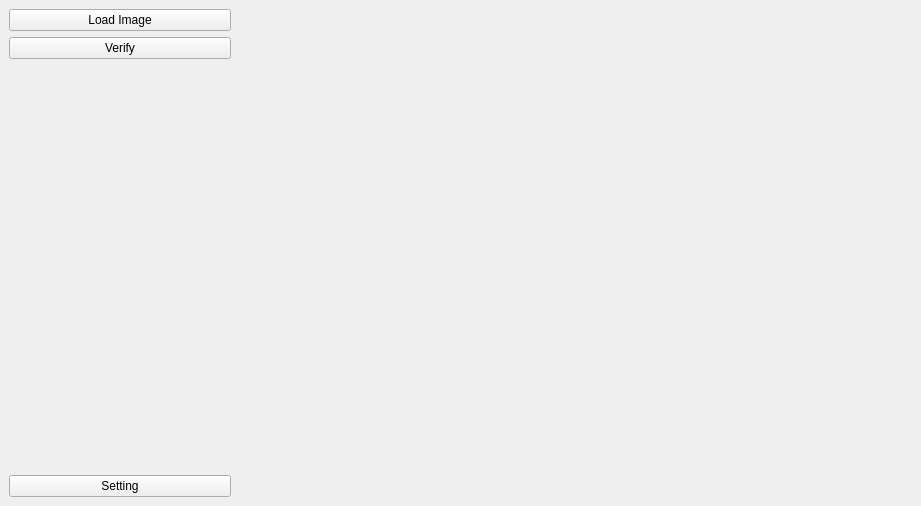
<?xml version="1.0" encoding="UTF-8"?>
<ui version="4.0">
 <class>MainWindow</class>
 <widget class="QMainWindow" name="MainWindow">
  <property name="geometry">
   <rect>
    <x>0</x>
    <y>0</y>
    <width>921</width>
    <height>506</height>
   </rect>
  </property>
  <property name="sizePolicy">
   <sizepolicy hsizetype="Preferred" vsizetype="Preferred">
    <horstretch>0</horstretch>
    <verstretch>0</verstretch>
   </sizepolicy>
  </property>
  <property name="minimumSize">
   <size>
    <width>921</width>
    <height>506</height>
   </size>
  </property>
  <property name="windowTitle">
   <string>ADSI Decryptor</string>
  </property>
  <widget class="QWidget" name="centralwidget">
   <layout class="QVBoxLayout" name="verticalLayout">
    <property name="leftMargin">
     <number>0</number>
    </property>
    <property name="topMargin">
     <number>0</number>
    </property>
    <property name="rightMargin">
     <number>0</number>
    </property>
    <property name="bottomMargin">
     <number>0</number>
    </property>
    <item>
     <widget class="QSplitter" name="splitSidebar">
      <property name="sizePolicy">
       <sizepolicy hsizetype="Expanding" vsizetype="Preferred">
        <horstretch>0</horstretch>
        <verstretch>0</verstretch>
       </sizepolicy>
      </property>
      <property name="minimumSize">
       <size>
        <width>0</width>
        <height>0</height>
       </size>
      </property>
      <property name="orientation">
       <enum>Qt::Horizontal</enum>
      </property>
      <property name="handleWidth">
       <number>1</number>
      </property>
      <widget class="QFrame" name="sidebarPanel">
       <property name="minimumSize">
        <size>
         <width>1</width>
         <height>1</height>
        </size>
       </property>
       <property name="maximumSize">
        <size>
         <width>240</width>
         <height>16777215</height>
        </size>
       </property>
       <property name="accessibleName">
        <string>sidebar</string>
       </property>
       <property name="frameShape">
        <enum>QFrame::NoFrame</enum>
       </property>
       <property name="frameShadow">
        <enum>QFrame::Raised</enum>
       </property>
       <layout class="QVBoxLayout" name="verticalLayout_3">
        <item>
         <widget class="QPushButton" name="btnImageLoad">
          <property name="text">
           <string>Load Image</string>
          </property>
         </widget>
        </item>
        <item>
         <widget class="QPushButton" name="btnImageExport">
          <property name="text">
           <string>Verify</string>
          </property>
         </widget>
        </item>
        <item>
         <spacer name="verticalSpacer">
          <property name="orientation">
           <enum>Qt::Vertical</enum>
          </property>
          <property name="sizeHint" stdset="0">
           <size>
            <width>17</width>
            <height>267</height>
           </size>
          </property>
         </spacer>
        </item>
        <item>
         <widget class="QPushButton" name="btnSetting">
          <property name="text">
           <string>Setting</string>
          </property>
         </widget>
        </item>
       </layout>
      </widget>
      <widget class="QFrame" name="clientAreaPanel">
       <property name="frameShape">
        <enum>QFrame::NoFrame</enum>
       </property>
       <property name="frameShadow">
        <enum>QFrame::Raised</enum>
       </property>
       <layout class="QVBoxLayout" name="verticalLayout_2">
        <property name="spacing">
         <number>0</number>
        </property>
        <property name="leftMargin">
         <number>0</number>
        </property>
        <property name="topMargin">
         <number>0</number>
        </property>
        <property name="rightMargin">
         <number>0</number>
        </property>
        <property name="bottomMargin">
         <number>0</number>
        </property>
        <item>
         <widget class="components::ImagePreview" name="labImagePreview">
          <property name="minimumSize">
           <size>
            <width>1</width>
            <height>1</height>
           </size>
          </property>
          <property name="text">
           <string/>
          </property>
          <property name="alignment">
           <set>Qt::AlignCenter</set>
          </property>
         </widget>
        </item>
       </layout>
      </widget>
     </widget>
    </item>
   </layout>
  </widget>
 </widget>
 <customwidgets>
  <customwidget>
   <class>components::ImagePreview</class>
   <extends>QLabel</extends>
   <header>components/ImagePreview.hpp</header>
  </customwidget>
 </customwidgets>
 <resources/>
 <connections>
  <connection>
   <sender>btnSetting</sender>
   <signal>clicked()</signal>
   <receiver>MainWindow</receiver>
   <slot>onSettingClicked()</slot>
   <hints>
    <hint type="sourcelabel">
     <x>139</x>
     <y>487</y>
    </hint>
    <hint type="destinationlabel">
     <x>289</x>
     <y>652</y>
    </hint>
   </hints>
  </connection>
  <connection>
   <sender>btnImageLoad</sender>
   <signal>clicked()</signal>
   <receiver>MainWindow</receiver>
   <slot>onLoadImage()</slot>
   <hints>
    <hint type="sourcelabel">
     <x>124</x>
     <y>23</y>
    </hint>
    <hint type="destinationlabel">
     <x>360</x>
     <y>595</y>
    </hint>
   </hints>
  </connection>
  <connection>
   <sender>btnImageExport</sender>
   <signal>clicked()</signal>
   <receiver>MainWindow</receiver>
   <slot>onVerifyImage()</slot>
   <hints>
    <hint type="sourcelabel">
     <x>194</x>
     <y>48</y>
    </hint>
    <hint type="destinationlabel">
     <x>242</x>
     <y>572</y>
    </hint>
   </hints>
  </connection>
 </connections>
 <slots>
  <slot>onSettingClicked()</slot>
  <slot>onLoadImage()</slot>
  <slot>onVerifyImage()</slot>
 </slots>
</ui>
